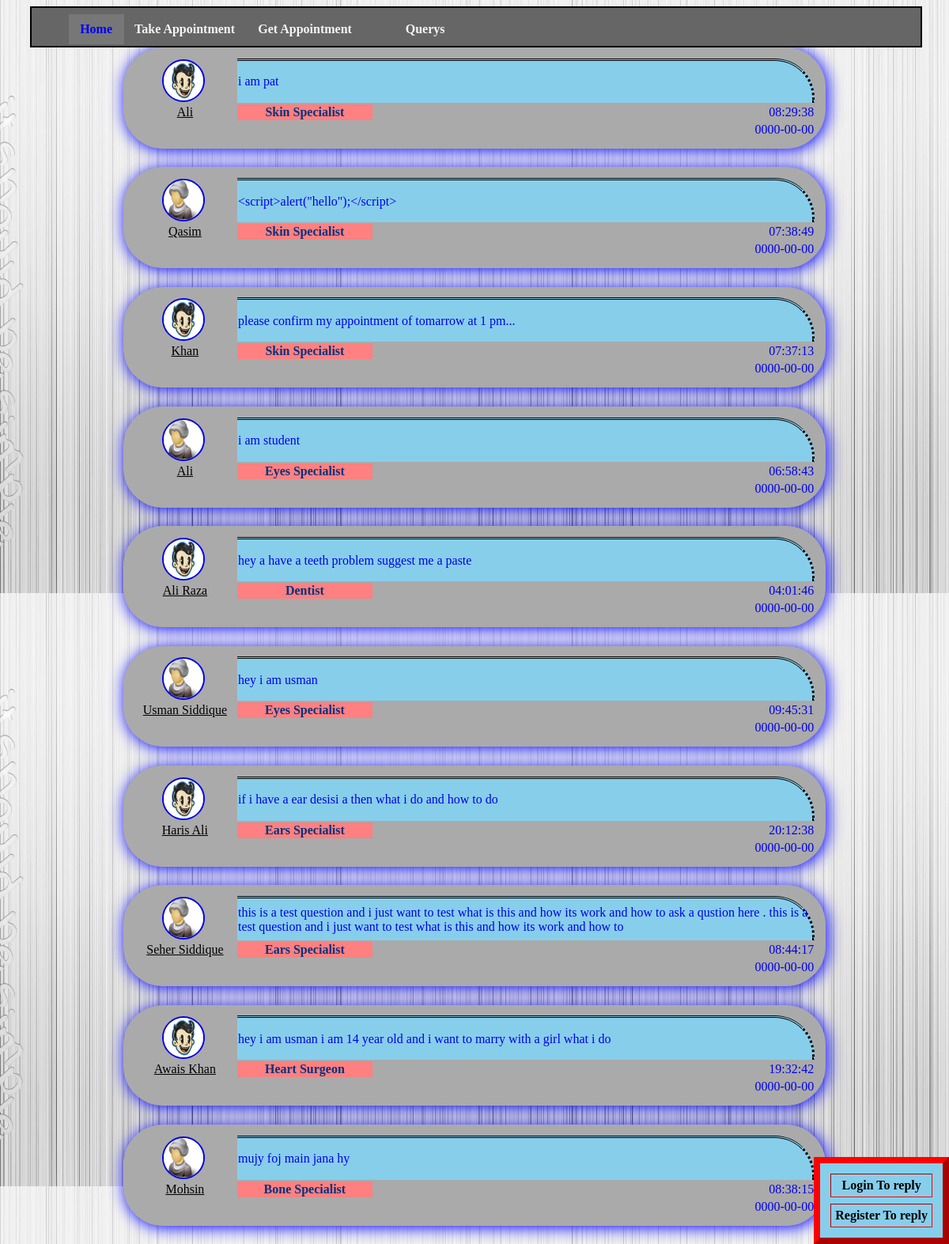
Page /showanswers.php on the committed database.
### tables this page shows
CREATE TABLE IF NOT EXISTS `free_patient` (
`p_id` int(11) NOT NULL,
  `p_name` varchar(20) NOT NULL,
  `p_email` varchar(30) NOT NULL,
  `p_mob` varchar(15) NOT NULL
);

CREATE TABLE IF NOT EXISTS `questions` (
`qus_id` int(11) NOT NULL,
  `qus_question` varchar(200) NOT NULL,
  `qus_type` int(11) NOT NULL,
  `qus_time` varchar(20) NOT NULL,
  `qus_date` date NOT NULL
);

CREATE TABLE IF NOT EXISTS `q_types` (
`type_id` int(11) NOT NULL,
  `type_name` varchar(30) NOT NULL
);

### showanswers.php (the view, shortened to what this page needs)
<!DOCTYPE html>
<html>
<head>
</head>
<body>
<div class="header">
<?php
include "menu.php";
?>
</div>
<div class="second_div">
<div class="right">
<?php
include 'conn.php';
$sql1 = "select q_id,p_name,qus_question,type_name,qus_time,qus_date
from free_patient,questions,q_types,p_ques
where qus_type=type_id and q_id=qus_id and free_patient.p_id=p_ques.p_id order by q_id Desc;";
$result=$conn->query($sql1);
if ($result->num_rows > 0)
{
            while($row = $result->fetch_assoc())
            {
            $qus_id = $row['q_id'];
            $patient_name = $row['p_name'];
            $foo = ucwords($patient_name);
            $question = $row['qus_question'];
            $type = $row['type_name'];
            $type = ucwords($type);
            $time = $row['qus_time'];
            $date = $row['qus_date'];
            ?>
            <a href="ans.php?id=<?php echo $qus_id;?>">
					<table class="qushow">
					<tr>
					<td><?php if(($qus_id%2)==0){?>
					<img src="images/pt1.png" class="upic"/>
					<?php }else{?>
					<img src="images/pt3.jpg" class="upic"/><?php }?>
					</td>
					<td class="qus" colspan="3"><?php echo $question;?></td>
					</tr>
					<tr>
					<td><?php echo $foo;?></td>
					<td><?php echo $type;?></td>
					<td></td>
					<td><?php echo $time; ?></td>
					</tr>
					<tr>
					<td></td>
					<td></td>
					<td></td>
					<td><?php echo $date;?></td>
					</tr>
					</table>      </a>      <?php
            }
}
?>
</div></div>
</body>
<?php
include "query_logins.php";
?>
</html>

### menu.php (shortened to what this page needs)
<div class="menu_bar">
<table class="left1">
  <tr>
  <td><a href="index.php">Home  </a></td>
  <td onclick="p()">Take Appointment  </td>
  <td onclick="d()">Get Appointment  </td>
  <td onClick="document.location.href='showanswers.php';">Querys  </td>
  </tr>
</table>
</div>

### query_logins.php (shortened to what this page needs)
<?php
if(isset($_SESSION['doc_id'])){
	$first = "Logout";
	$second = "";
}
else{
	$first = "Login To reply";
	$second = "Register To reply";
}
?>
<table class="log" border="8"><tr>
<td onClick="document.location.href='doctorsignin.php';"><?php echo $first; ?></td></tr><tr>
<td onClick="document.location.href='doctorlogin.php';"><?php echo $second; ?></td>
</tr>
</table>

### showanswers.php (style rules this page uses)
body { background-image: url('images/backquer1.jpg');background-position: cover;background-size: 100%;overflow-x: hidden; }
.header { border: 2px solid;position: relative;float: left;width:95%;margin-left:2.5%;background-color:#666; }
.qushow { width:75%;background-color:#aaa;padding:1%;border-radius:50px;box-shadow:2px 2px 20px blue;margin:2% auto ; }
.qushow tr:first-child td:last-child { background-color: skyblue;width: 90%;border-radius: 0px 50px 0px 0px;border-top:3px double black;border-right: 3px dotted black; }
.qushow tr td .upic { width: 50px;height: 50px;border-radius: 100px;border: 2px solid;margin: auto 30%;float: right; }
.qushow tr:nth-child(3) td:nth-child(4) { text-align: right;width: 20%; }
.qushow tr:nth-child(2) td:nth-child(1) { width:15%;text-align:center;text-decoration:underline;color: black ; }
.qushow tr:nth-child(2) td:nth-child(4) { text-align: right;width: 20%; }
.qushow tr:nth-child(2) td:nth-child(2) { text-align: center;background-color:#ff8080;color: #003380;font-weight: bold; }
.qushow tr:nth-child(2) td:nth-child(3) { text-align: right;width: 50%; }
.second_div .right a { text-decoration: none; }

### menu.php (style rules this page uses)
.menu_bar table a { text-decoration: none; }
.menu_bar { border: 0px solid gray;float: left;width: 100%;margin: auto 4%; }
.left1,.right1 td { text-align: center;font-weight: bold;font-family: Georgia, serif }
.left1,.right1 { float: left;padding: 0px;margin-top:6px; }
.left1,.right1 tr { cursor: pointer; }
.left1 td { width: 130px;padding: 10px;color:whitesmoke; }
.left1 td:first-child { width: 50px;background-color: #777;color: white; }

### query_logins.php (style rules this page uses)
.log td { padding: 5px;cursor: pointer;border-spacing: 2px; }
.log { background-color: skyblue;border-spacing: 8px;color: black;font-weight: bold;text-align: center;padding: 5px;position: fixed;bottom: 0;right: 0;border-color: red; }

### rows in the picture
free_patient: questions.qus_question "i am pat", p_name "Ali", q_types.type_name "Skin Specialist", questions.qus_time "08:29:38", questions.qus_date "0000-00-00"
free_patient: questions.qus_question "<script>alert(\"hello\");</script>", p_name "Qasim", q_types.type_name "Skin Specialist", questions.qus_time "07:38:49", questions.qus_date "0000-00-00"
free_patient: questions.qus_question "please confirm my appointment of tomarrow at 1 pm...", p_name "Khan", q_types.type_name "Skin Specialist", questions.qus_time "07:37:13", questions.qus_date "0000-00-00"
free_patient: questions.qus_question "i am student", p_name "Ali", q_types.type_name "Eyes Specialist", questions.qus_time "06:58:43", questions.qus_date "0000-00-00"
free_patient: questions.qus_question "hey a have a teeth problem suggest me a paste", p_name "Ali Raza", q_types.type_name "Dentist", questions.qus_time "04:01:46", questions.qus_date "0000-00-00"
free_patient: questions.qus_question "hey i am usman", p_name "Usman Siddique", q_types.type_name "Eyes Specialist", questions.qus_time "09:45:31", questions.qus_date "0000-00-00"
free_patient: questions.qus_question "if i have a ear desisi a then what i do and how to do", p_name "Haris Ali", q_types.type_name "Ears Specialist", questions.qus_time "20:12:38", questions.qus_date "0000-00-00"
free_patient: questions.qus_question "this is a test question and i just want to test what is this and how its work and how to ask a qustion here . this is a test question and i just want to test what is this and how its work and how to", p_name "Seher Siddique", q_types.type_name "Ears Specialist", questions.qus_time "08:44:17", questions.qus_date "0000-00-00"
free_patient: questions.qus_question "hey i am usman i am 14 year old and i want to marry with a girl what i do", p_name "Awais Khan", q_types.type_name "Heart Surgeon", questions.qus_time "19:32:42", questions.qus_date "0000-00-00"
free_patient: questions.qus_question "mujy foj main jana hy", p_name "Mohsin", q_types.type_name "Bone Specialist", questions.qus_time "08:38:15", questions.qus_date "0000-00-00"

### other values in the picture
$first "Login To reply"
$second "Register To reply"
